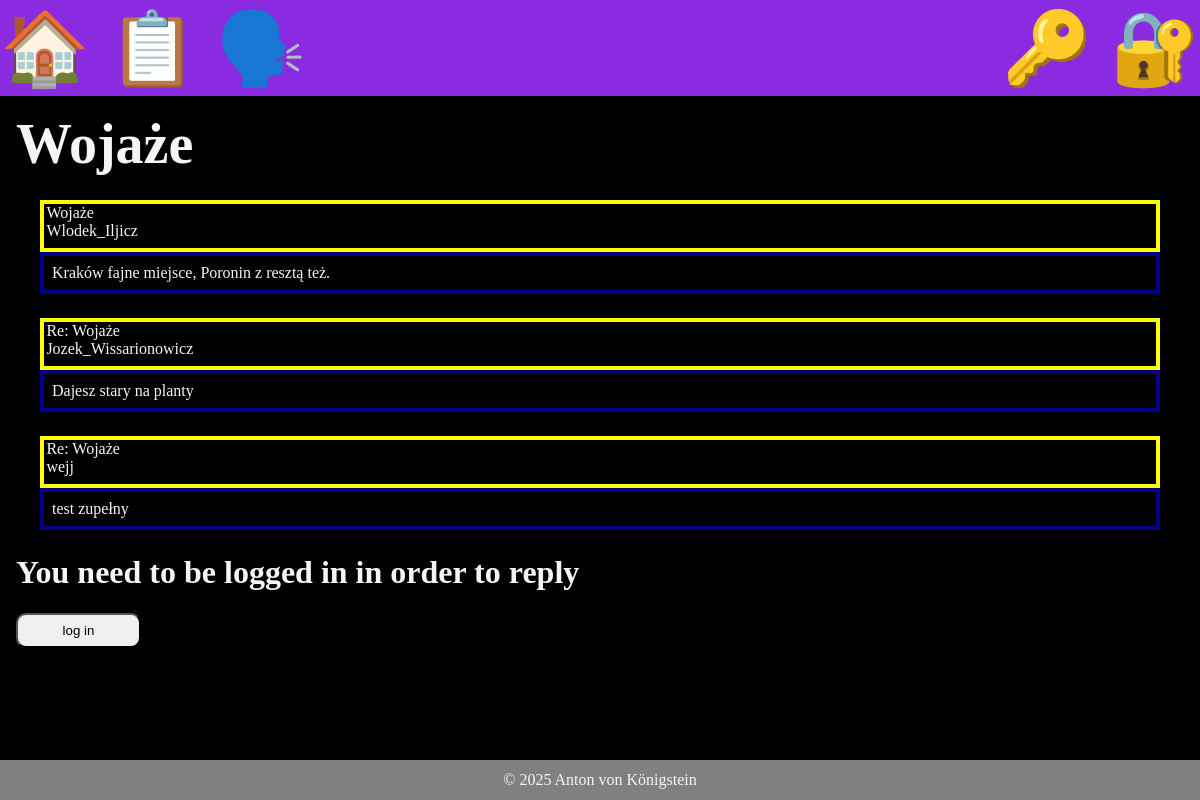
/forum/wojaze, run on an earlier commit of the app's database.
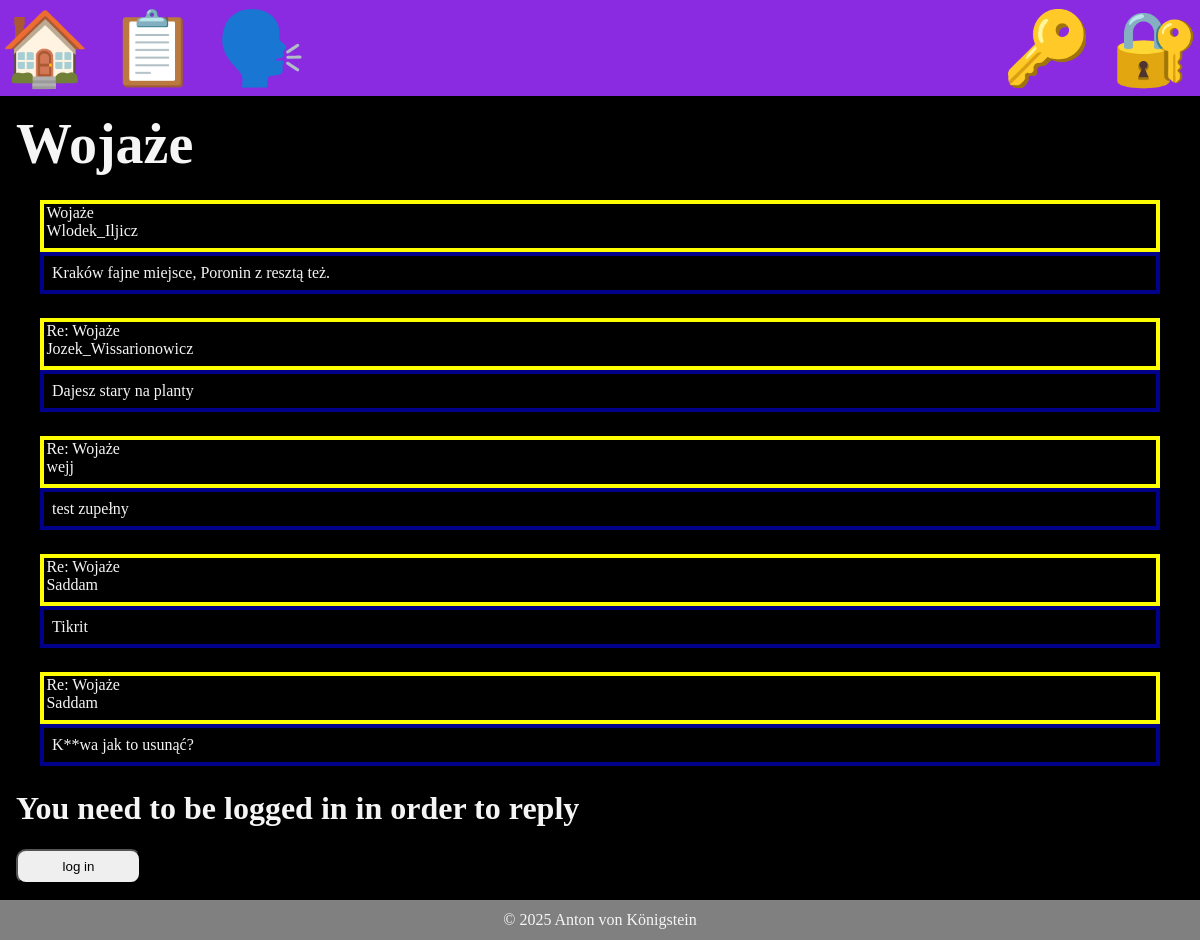
And on a later commit of the database.
### forum/models.py (models this page shows, shortened)
class Thread(models.Model):
    title = models.CharField(max_length=255)
    created_at = models.DateTimeField(auto_now_add=True)
    creator = models.ForeignKey(User, on_delete=models.CASCADE, related_name='threads')
    slug = models.SlugField(unique=True, blank=True)

class ThreadPost(models.Model):
    thread = models.ForeignKey(Thread, on_delete=models.CASCADE, related_name='posts')
    content = models.TextField()
    created_at = models.DateTimeField(auto_now_add=True)
    author = models.ForeignKey(User, on_delete=models.CASCADE, related_name='posts')
    quoted_posts = models.ManyToManyField('self', related_name='quoted_by', symmetrical=False, blank=True)

### forum/views.py (the view)
# urls.py: path('<slug:slug>', views.thread_view, name="thread"),
def thread_view(request, slug):
    thread = Thread.objects.get(slug=slug)
    posts = thread.posts.all().order_by('created_at')
    first_post = posts.first()
    if request.method == 'POST':
        form=forms.CreateThreadPost(request.POST, request.FILES)
        if form.is_valid():
            newpost = form.save(commit=False)
            newpost.author = request.user
            newpost.thread=thread
            newpost.save()
            return redirect('thread', slug = slug)
    else:
        form = forms.CreateThreadPost()
    return render(request, 'forum/thread_view.html', context={'thread' : thread, 'posts' : posts, 'form' : form, 'first_post' : first_post})

### forum/templates/forum/thread_view.html (shortened to what this page needs)
{% extends 'layout.html' %}
{% block content %}
    <h1>{{ thread.title }}</h1>
    <div class="thread-post">
            <p class = "pawel">{{ thread.title}} <br>
            {{ thread.creator }}</p>
            <p class = "gawel">{{ first_post.content}}</p>
        </div>
    {% for post in posts %}
        {% if post != first_post %}
            <div class="thread-post">
                <p class = "pawel">Re: {{thread.title}} <br>
                {{ post.author }}</p>
                <p class="gawel">{{ post.content }}</p>
            </div>
        {% endif %}
    {% endfor %}
        {% if user.is_authenticated %}
        <form class="form-with-validation" action="{% url 'thread' slug=thread.slug %}" method="post">
        {% csrf_token %}
        {{ form }}
        <button>Reply</button>
    </form>
    {% else %}
        <h3>You need to be logged in in order to reply</h3>
        <button class = form-submit onclick="window.location.href='/users/login';">log in</button>
    {% endif %}
{% endblock %}

### templates/layout.html (shortened to what this page needs)
<!Doctype html>
{% load static %}
<html lang="en">
<head>
    <link rel="stylesheet" href="{% static 'css/styles.css' %}">
</head>
<body>
    <nav>
        <div id="left-menu">
            <a href="/">
                <span role="img" aria-label="Home" title="Home">🏠</span>
            </a>
            <a href="{% url 'blogs' %}">
                <span role="img" aria-label="blog" title="blog">📋</span>
            </a>
            <a href="{% url 'forum' %}">
                <span role="img" aria-label="forum" title="forum">🗣️</span>
            </a>
        </div>
        <div id="right-menu">
            {% if user.is_authenticated %}
                <form class="logout" action="/users/logout" method="post">
                    {% csrf_token %}
                    <button class = "logout-button" aria-label="logout" title="logout">🚪</button>
                </form>
            {% else %}
                <a href="/users/register" class = right-icon id="key">
                    <span role="img" aria-label="register" title="register a new account">🔑</span>
                </a>
                <a href="/users/login">
                    <span role="img" aria-label="login" title="login">🔐</span>
                </a>
            {% endif %}
        </div>
    </nav>
    <main>
        {% block content %}
        {% endblock %}
    </main>
    <footer>
        © 2025 Anton von Königstein
    </footer>
</body>

### static/css/styles.css (style rules this page uses)
* { margin: 0; padding: 0; box-sizing: border-box; }
body { min-height: 100vh; display: flex; flex-direction: column; background-color: black; color: whitesmoke; font-size: 3rem; }
main { flex: 1; padding: 1rem; overflow-y: auto; margin-bottom: 5vh; }
nav { height: 12vh; display: flex; justify-content: space-between; align-items: center; background-color: blueviolet; }
#left-menu, #right-menu { display: flex; height: 100%; align-items: center; }
#left-menu a, #right-menu a, #right-menu form { color: white; text-decoration: none; margin-right: 0.25em; align-items: center; font-size: calc(0.75 * var(--a-height, 1rem)); --a-height: 12vh; }
#left-menu a span, #right-menu a span, #right-menu form button { display: flex; align-items: center; justify-content: center; font-size: inherit; }
#right-menu a:last-child { margin-right: 0; }
.thread-post { display: flex; flex-direction: column; margin-top: 0.3em; margin: 0.5em; }
.pawel { border-style: solid; border-color: yellow; border-width: 0.25em; padding-bottom: 0.5em; padding-left: 0.15em; }
.gawel { border-style: solid; border-color: darkblue; border-width: 0.25em; padding: 0.5em; }
main { padding: 1rem; }
footer { background-color: gray; font-size: 1rem; text-align: center; height: 5vh; position: fixed; bottom: 0; display: flex; justify-content: center; align-items: center; width: 100%; }
h1 { font-size: 3.5rem; }
h3 { font-size: 2rem; }
p { font-size: 1rem; }
a { text-decoration: none; color: #81dbb8; }
.form-submit { padding: 0.5rem; border-radius: 10px; width: 125px; }

What changed in the data, as far as the page shows it:
added ThreadPost: {{ thread.title }} "Wojaże", author "Saddam", content "Tikrit"
added ThreadPost: {{ thread.title }} "Wojaże", author "Saddam", content "K**wa jak to usunąć?"
